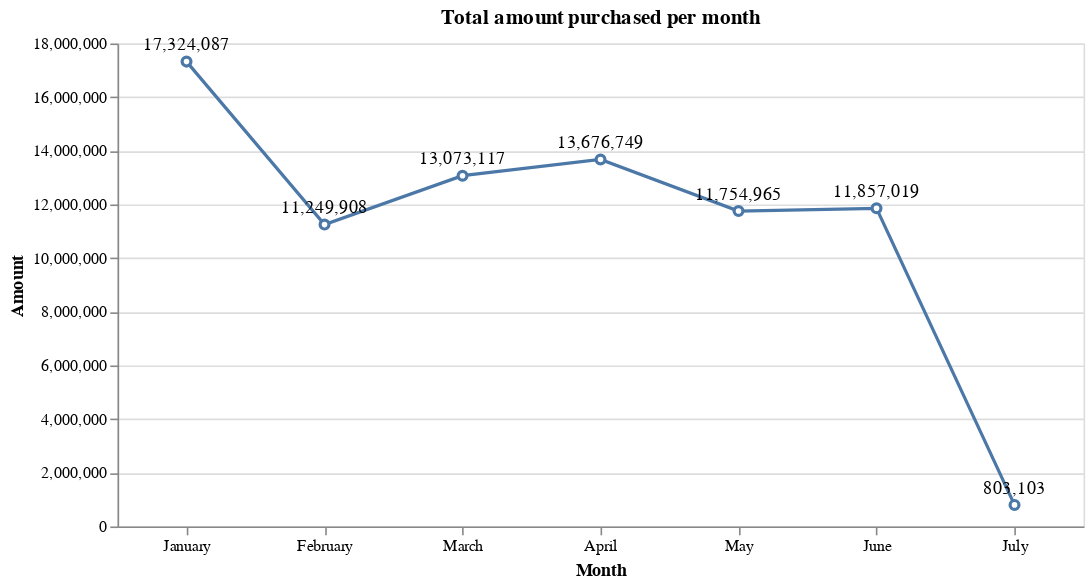

This figure's notebook cell:
### Code cell
#A line chart can show the total amount values by month.
line_chart=alt.Chart(dfMonthAmount).mark_line(
    point={"filled": False, "fill": "white"}).encode(
    x=alt.X('month:N', axis=alt.Axis(labelAngle=0), 
            sort=['January', 'February', 'March', 'April', 'May', 'June', 'July'],
            title='Month'), 
    y=alt.Y('TransactionAmt:Q', title='Amount'))

text_chart=line_chart.mark_text(dx=0, dy=-10, align='center').encode(text=alt.Text('TransactionAmt:Q', format=',.0f'))

(line_chart + text_chart).properties(height=300, width=600, title='Total amount purchased per month',)

### Figure 1 — Vega-Lite specification as saved in the notebook (floating-point values rounded to 4 significant figures)
{"$schema": "https://vega.github.io/schema/vega-lite/v4.17.0.json", "config": {"view": {"continuousHeight": 300, "continuousWidth": 400}}, "data": {"name": "data-06c9f0ff2ceb7e3540f88479b4abd079"}, "datasets": {"data-06c9f0ff2ceb7e3540f88479b4abd079": [{"TransactionAmt": 17320000.0, "month": "January"}, {"TransactionAmt": 11250000.0, "month": "February"}, {"TransactionAmt": 13070000.0, "month": "March"}, {"TransactionAmt": 13680000.0, "month": "April"}, {"TransactionAmt": 11750000.0, "month": "May"}, {"TransactionAmt": 11860000.0, "month": "June"}, {"TransactionAmt": 803100.0, "month": "July"}]}, "height": 300, "layer": [{"encoding": {"x": {"axis": {"labelAngle": 0}, "field": "month", "sort": ["January", "February", "March", "April", "May", "June", "July"], "title": "Month", "type": "nominal"}, "y": {"field": "TransactionAmt", "title": "Amount", "type": "quantitative"}}, "mark": {"point": {"fill": "white", "filled": false}, "type": "line"}}, {"encoding": {"text": {"field": "TransactionAmt", "format": ",.0f", "type": "quantitative"}, "x": {"axis": {"labelAngle": 0}, "field": "month", "sort": ["January", "February", "March", "April", "May", "June", "July"], "title": "Month", "type": "nominal"}, "y": {"field": "TransactionAmt", "title": "Amount", "type": "quantitative"}}, "mark": {"align": "center", "dx": 0, "dy": -10, "type": "text"}}], "title": "Total amount purchased per month", "width": 600}
